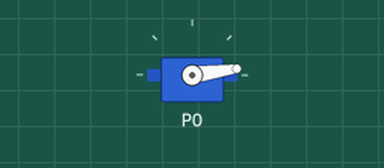
Simulated run of this program. Board: BBC micro:bit running MicroPython. Parts: servo. Servo angles are drawn from the pulse width (0.5 ms = 0°, 2.5 ms = 180°).

Above: at 1.15 s.
At 2.75 s:
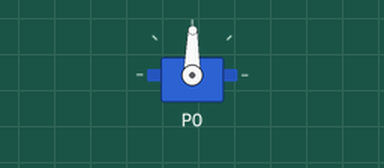
At 4.4 s:
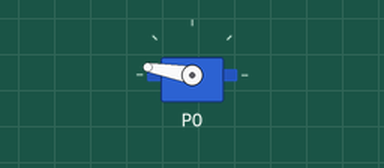
Timing chart, 0 to 8.7 s (numbered marks = the images above):
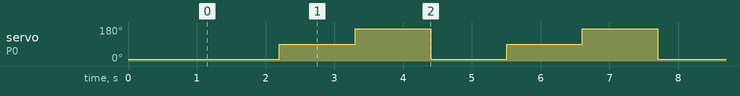

Measured:
- by itself, servo on P0: repeats every 3.3 s: 170° 1.1 s, 8° 1.1 s, 89° 1.1 s

The program:

servo_demo.py
```python
from servo_lib import *

# Start at 0 degrees
Servo(pin0).write_angle(0)
sleep(1000)

while True:
    Servo(pin0).write_angle(0)
    sleep(1000)
    Servo(pin0).write_angle(90)
    sleep(1000)
    Servo(pin0).write_angle(180)
    sleep(1000)
```

servo_lib.py
```python
# SparkFun Electronics
#  Servo for Microbit

from microbit import *

class Servo:
    def __init__(self, pin, freq=50, min_us=600, max_us=2400, angle=180):
        self.min_us = min_us
        self.max_us = max_us
        self.us = 0
        self.freq = freq
        self.angle = angle
        self.analog_period = 0
        self.pin = pin
        analog_period = round((1/self.freq) * 1000)  # hertz to miliseconds
        self.pin.set_analog_period(analog_period)

    def write_us(self, us):
        us = min(self.max_us, max(self.min_us, us))
        duty = round(us * 1024 * self.freq // 1000000)
        self.pin.write_analog(duty)
        sleep(100)
        self.pin.write_digital(0)  # turn the pin off

    def write_angle(self, degrees=None):
        if degrees is None:
            degrees = math.degrees(radians)
        degrees = degrees % 360
        total_range = self.max_us - self.min_us
        us = self.min_us + total_range * degrees // self.angle
        self.write_us(us)
```
